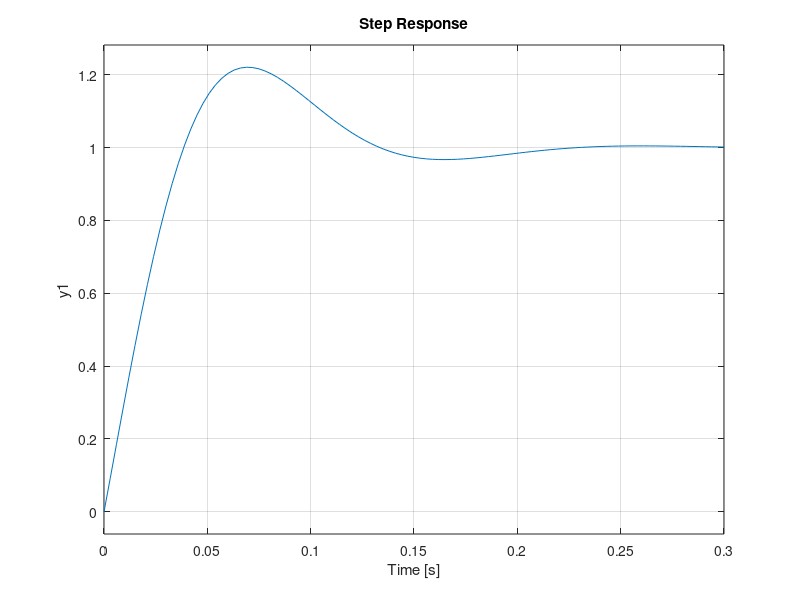

Reproduce this figure in MATLAB.
s = tf('s');
% Gs = 4.54/(10.8*s + 1)
Gs = 100.6/(s+10)
Kp=0.3;
Ki=14.8797;
% Kp = 0.5;
% Ki=18;

% C_PI = ((4.537*s+8.902)/s)
C_PI = ((Kp*s+Ki)/s)


step(feedback(Gs*C_PI,1))
C_PI_z = c2d(C_PI,0.01,'tustin')
% C_PI_z = c2d(C_PI,0.001,'tustin')